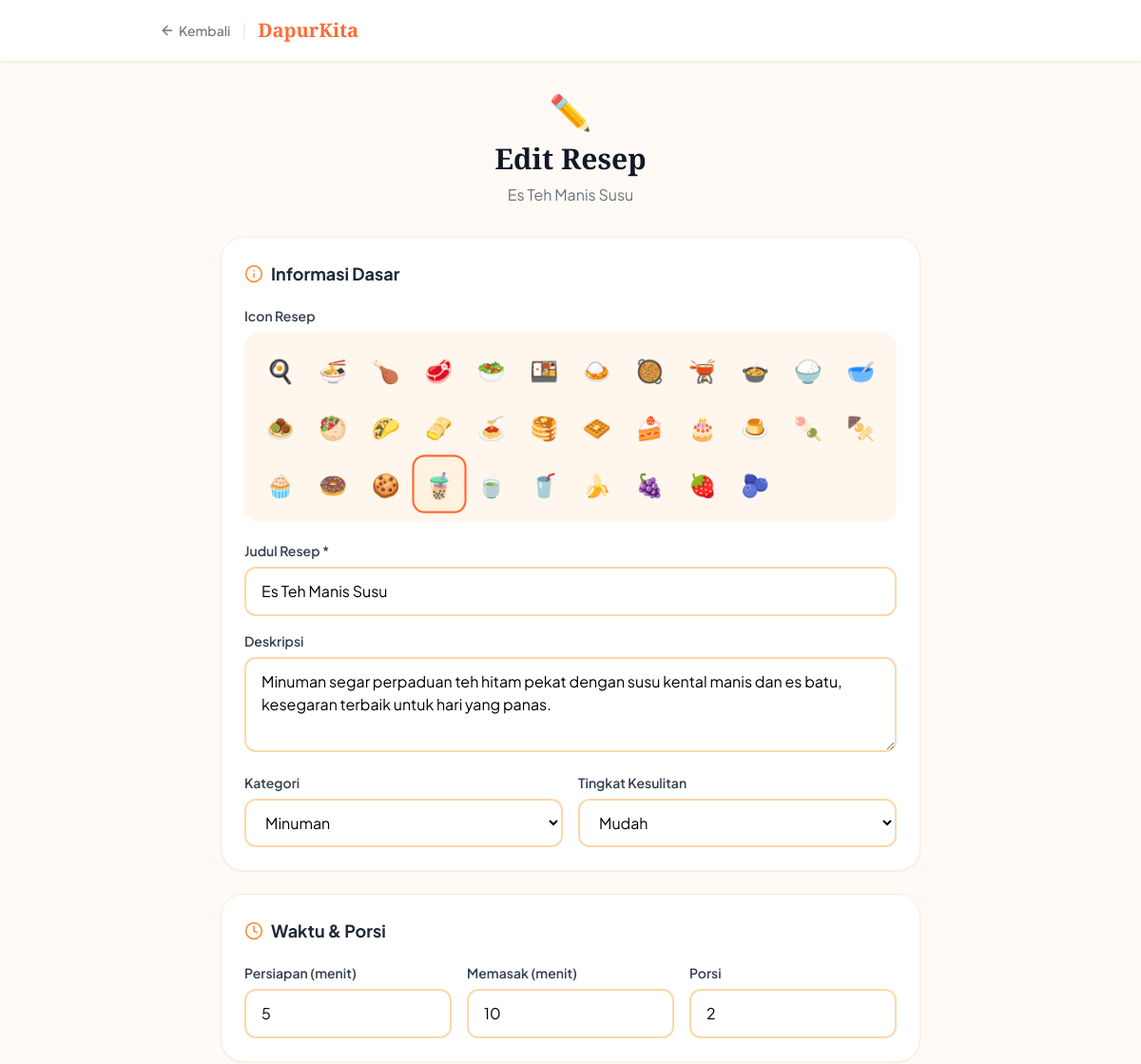
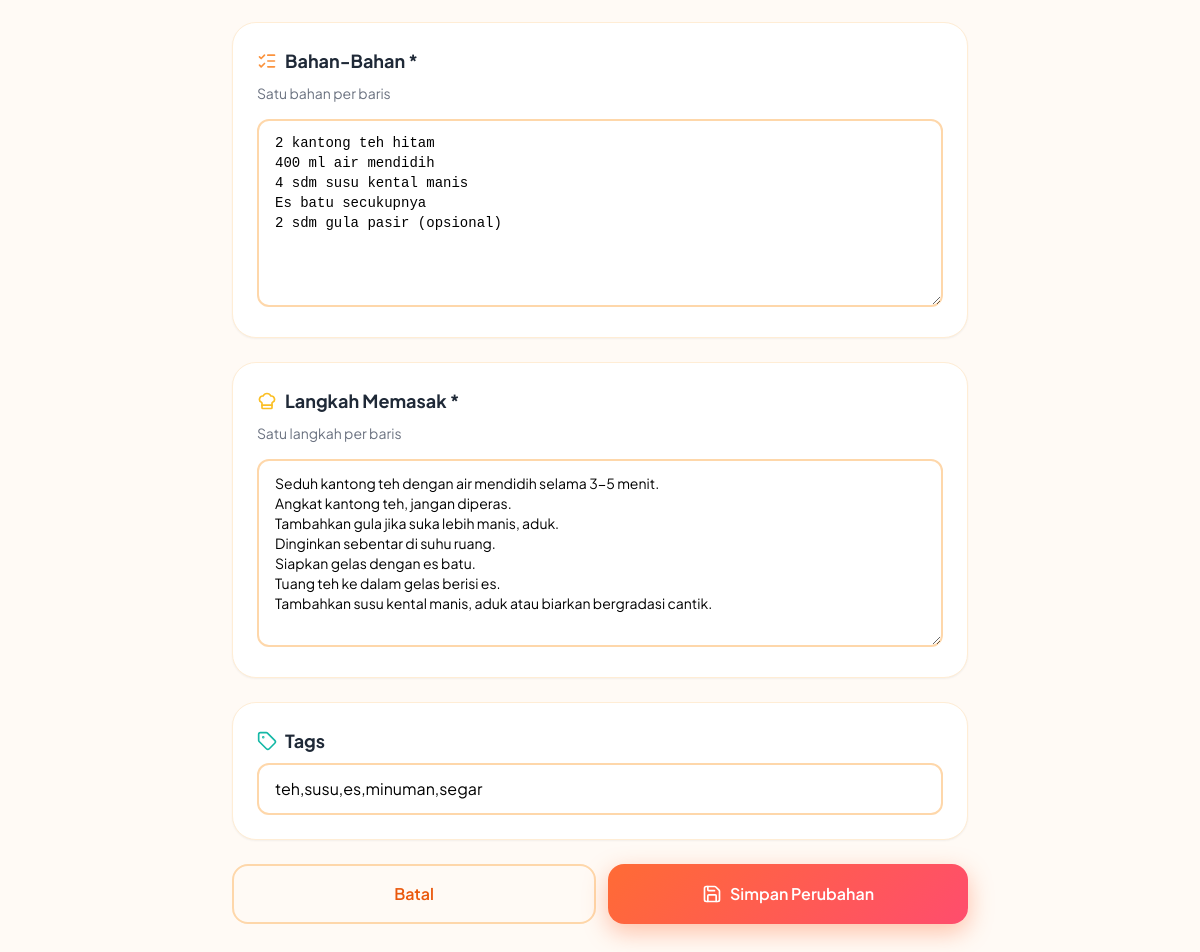
/edit.php?id=5, run on the app's committed database (2 pictures, top to bottom).
### tables this page shows
CREATE TABLE recipes (
        id INTEGER PRIMARY KEY AUTOINCREMENT,
        title TEXT NOT NULL,
        description TEXT,
        category_id INTEGER,
        prep_time INTEGER,
        cook_time INTEGER,
        servings INTEGER,
        difficulty TEXT,
        image_emoji TEXT,
        ingredients TEXT,
        steps TEXT,
        tags TEXT,
        created_at DATETIME DEFAULT CURRENT_TIMESTAMP,
        FOREIGN KEY(category_id) REFERENCES categories(id)
    );

CREATE TABLE categories (
        id INTEGER PRIMARY KEY AUTOINCREMENT,
        name TEXT NOT NULL,
        icon TEXT NOT NULL,
        color TEXT NOT NULL
    );

### edit.php (the view, shortened to what this page needs)
<?php
$db = initDB();
$id = isset($_GET['id']) ? (int)$_GET['id'] : 0;
$stmt = $db->prepare("SELECT * FROM recipes WHERE id = :id");
$stmt->bindValue(':id', $id);
$stmt->execute();
$recipe = $stmt->fetch(PDO::FETCH_ASSOC);
$categories = [];
$catResult = $db->query("SELECT * FROM categories");
while ($row = $catResult->fetch(PDO::FETCH_ASSOC)) $categories[] = $row;
$ingredients = json_decode($recipe['ingredients'], true) ?: [];
$steps = json_decode($recipe['steps'], true) ?: [];
$ingText = is_array($_POST['ingredients'] ?? null) ? $_POST['ingredients'] : implode("\n", $ingredients);
$stepsText = is_array($_POST['steps'] ?? null) ? $_POST['steps'] : implode("\n", $steps);
$emojis = ['🍳', '🍜', '🍗', '🥩', '🥗', '🍱', '🍛', '🥘', '🫕', '🍲', '🍚', '🥣', '🧆', '🥙', '🌮', '🫔', '🍝', '🥞', '🧇', '🍰', '🎂', '🍮', '🍡', '🍢', '🧁', '🍩', '🍪', '🧋', '🍵', '🥤', '🍌', '🍇', '🍓', '🫐'];
?>
<!DOCTYPE html>
<html lang="id">
<head>
    <script src="https://cdn.tailwindcss.com"></script>
</head>
<body class="min-h-screen">
    <nav class="bg-white shadow-sm sticky top-0 z-50 border-b border-orange-100">
        <div class="max-w-4xl mx-auto px-4 h-16 flex items-center gap-3">
            <a href="detail.php?id=<?= $id ?>" class="flex items-center gap-1 text-gray-500 hover:text-orange-500 transition text-sm font-medium">
                <i data-lucide="arrow-left" class="w-4 h-4"></i> Kembali
            </a>
            <span class="text-gray-200">|</span>
            <a href="index.php" class="text-xl font-bold" style="font-family:'Playfair Display',serif; color:#FF6B35;">DapurKita</a>
        </div>
    </nav>
    <div class="max-w-3xl mx-auto px-4 py-8">
        <div class="text-center mb-8">
            <div class="text-4xl mb-3">✏️</div>
            <h1 class="text-3xl font-bold font-display text-gray-900">Edit Resep</h1>
            <p class="text-gray-500 mt-2"><?= htmlspecialchars($recipe['title']) ?></p>
        </div>
        <form method="POST" class="space-y-6">
            <div class="bg-white rounded-3xl p-6 border border-orange-100 shadow-sm">
                <h2 class="text-lg font-bold text-gray-800 mb-5 flex items-center gap-2">
                    <i data-lucide="info" class="w-5 h-5 text-orange-400"></i> Informasi Dasar
                </h2>
                <div class="mb-5">
                    <label class="form-label">Icon Resep</label>
                    <div class="grid grid-cols-8 sm:grid-cols-12 gap-1 p-3 bg-orange-50 rounded-2xl">
                        <?php foreach ($emojis as $e): ?>
                            <div class="emoji-option <?= $recipe['image_emoji'] == $e ? 'selected' : '' ?>" onclick="selectEmoji('<?= $e ?>', this)"><?= $e ?></div>
                        <?php endforeach; ?>
                    </div>
                </div>
                <div class="mb-4">
                    <label class="form-label">Judul Resep *</label>
                    <input type="text" name="title" class="form-input" value="<?= htmlspecialchars($recipe['title']) ?>" required>
                </div>
                <div class="mb-4">
                    <label class="form-label">Deskripsi</label>
                    <textarea name="description" class="form-input" rows="3"><?= htmlspecialchars($recipe['description']) ?></textarea>
                </div>
                <div class="grid grid-cols-2 gap-4">
                    <div>
                        <label class="form-label">Kategori</label>
                        <select name="category_id" class="form-input">
                            <?php foreach ($categories as $cat): ?>
                                <option value="<?= $cat['id'] ?>" <?= $recipe['category_id'] == $cat['id'] ? 'selected' : '' ?>><?= htmlspecialchars($cat['name']) ?></option>
                            <?php endforeach; ?>
                        </select>
                    </div>
                    <div>
                        <label class="form-label">Tingkat Kesulitan</label>
                        <select name="difficulty" class="form-input">
                            <?php foreach (['Mudah', 'Sedang', 'Sulit'] as $d): ?>
                                <option value="<?= $d ?>" <?= $recipe['difficulty'] == $d ? 'selected' : '' ?>><?= $d ?></option>
                            <?php endforeach; ?>
                        </select>
                    </div>
                </div>
            </div>
            <div class="bg-white rounded-3xl p-6 border border-orange-100 shadow-sm">
                <h2 class="text-lg font-bold text-gray-800 mb-5 flex items-center gap-2">
                    <i data-lucide="clock" class="w-5 h-5 text-orange-400"></i> Waktu & Porsi
                </h2>
                <div class="grid grid-cols-3 gap-4">
                    <div>
                        <label class="form-label">Persiapan (menit)</label>
                        <input type="number" name="prep_time" class="form-input" min="0" value="<?= $recipe['prep_time'] ?>">
                    </div>
                    <div>
                        <label class="form-label">Memasak (menit)</label>
                        <input type="number" name="cook_time" class="form-input" min="0" value="<?= $recipe['cook_time'] ?>">
                    </div>
                    <div>
                        <label class="form-label">Porsi</label>
                        <input type="number" name="servings" class="form-input" min="1" value="<?= $recipe['servings'] ?>">
                    </div>
                </div>
            </div>
            <div class="bg-white rounded-3xl p-6 border border-orange-100 shadow-sm">
                <h2 class="text-lg font-bold text-gray-800 mb-2 flex items-center gap-2">
                    <i data-lucide="list-checks" class="w-5 h-5 text-orange-400"></i> Bahan-Bahan *
                </h2>
                <p class="text-gray-500 text-sm mb-4">Satu bahan per baris</p>
                <textarea name="ingredients" class="form-input font-mono text-sm" rows="8"><?= htmlspecialchars(is_string($ingText) ? $ingText : implode("\n", $ingredients)) ?></textarea>
            </div>
            <div class="bg-white rounded-3xl p-6 border border-orange-100 shadow-sm">
                <h2 class="text-lg font-bold text-gray-800 mb-2 flex items-center gap-2">
                    <i data-lucide="chef-hat" class="w-5 h-5 text-amber-400"></i> Langkah Memasak *
                </h2>
                <p class="text-gray-500 text-sm mb-4">Satu langkah per baris</p>
                <textarea name="steps" class="form-input text-sm" rows="8"><?= htmlspecialchars(is_string($stepsText) ? $stepsText : implode("\n", $steps)) ?></textarea>
            </div>
            <div class="bg-white rounded-3xl p-6 border border-orange-100 shadow-sm">
                <h2 class="text-lg font-bold text-gray-800 mb-2 flex items-center gap-2">
                    <i data-lucide="tag" class="w-5 h-5 text-teal-500"></i> Tags
                </h2>
                <input type="text" name="tags" class="form-input" placeholder="ayam, goreng, pedas" value="<?= htmlspecialchars($recipe['tags']) ?>">
            </div>
            <div class="flex gap-3">
                <a href="detail.php?id=<?= $id ?>" class="flex-1 py-4 border-2 border-orange-200 text-orange-600 rounded-2xl font-semibold text-center hover:bg-orange-50 transition">
                    Batal
                </a>
                <button type="submit" class="floating-btn flex-1 py-4 text-white rounded-2xl font-semibold flex items-center justify-center gap-2">
                    <i data-lucide="save" class="w-5 h-5"></i>
                    Simpan Perubahan
                </button>
            </div>
        </form>
    </div>
</body>
</html>

### edit.php (style rules this page uses)
body { font-family: 'Plus Jakarta Sans', sans-serif; background-color: #FFFAF5; }
.font-display { font-family: 'Playfair Display', serif; }
.form-input { border: 2px solid #FED7AA; border-radius: 12px; padding: 12px 16px; width: 100%; background: white; transition: all 0.2s; font-family: 'Plus Jakarta Sans', sans-serif; }
.form-label { font-weight: 600; color: #374151; margin-bottom: 6px; display: block; font-size: 14px; }
.emoji-option { cursor: pointer; padding: 8px; border-radius: 12px; font-size: 24px; border: 2px solid transparent; transition: all 0.2s; text-align: center; }
.emoji-option.selected { background: #FFF3E0; border-color: #FF6B35; transform: scale(1.1); }
.floating-btn { background: linear-gradient(135deg, #FF6B35, #FF4D6D); box-shadow: 0 8px 25px rgba(255, 107, 53, 0.4); }

### data on the page
recipes: title "Es Teh Manis Susu", description "Minuman segar perpaduan teh hitam pekat dengan susu kental manis dan es batu, kesegaran terbaik untuk hari yang panas.", category_id "Minuman", difficulty "Mudah", prep_time "5", cook_time "10", servings "2", ingredients "2 kantong teh hitam 400 ml air mendidih 4 sdm susu kental manis Es batu secukupnya 2 sdm gula pasir (opsional)", steps "Seduh kantong teh dengan air mendidih selama 3-5 menit. Angkat kantong teh, jangan diperas. Tambahkan gula jika suka lebih manis, aduk. Dinginkan sebentar di suhu ruang. Siapkan gelas dengan es batu. Tuang teh ke dalam gelas berisi es. Tambahkan susu kental manis, aduk atau biarkan bergradasi cantik.", tags "teh,susu,es,minuman,segar"

### other printed values
$e "🍳"
$e "🍜"
$e "🍗"
$e "🥩"
$e "🥗"
$e "🍱"
$e "🍛"
$e "🥘"
$e "🫕"
$e "🍲"
$e "🍚"
$e "🥣"
$e "🧆"
$e "🥙"
$e "🌮"
